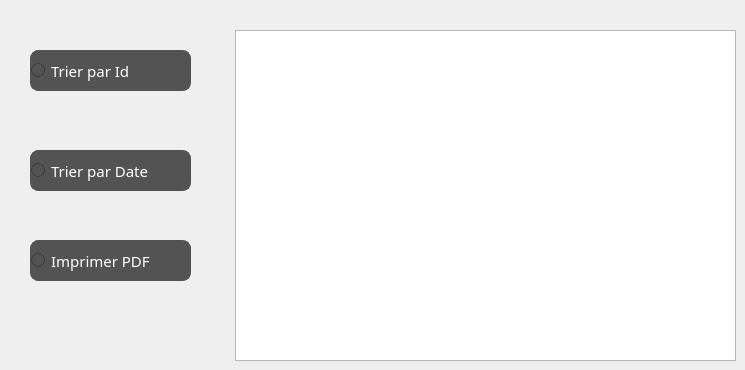
      <widget class="QWidget" name="tab_17">
       <attribute name="title">
        <string>Afficher Reservation</string>
       </attribute>
       <widget class="QTableView" name="tab_menu_2">
        <property name="geometry">
         <rect>
          <x>235</x>
          <y>30</y>
          <width>501</width>
          <height>331</height>
         </rect>
        </property>
        <property name="font">
         <font>
          <family>Segoe Print</family>
         </font>
        </property>
       </widget>
       <widget class="QRadioButton" name="trimenu_4">
        <property name="geometry">
         <rect>
          <x>30</x>
          <y>50</y>
          <width>161</width>
          <height>41</height>
         </rect>
        </property>
        <property name="font">
         <font>
          <family>Segoe Print</family>
          <pointsize>-1</pointsize>
         </font>
        </property>
        <property name="styleSheet">
         <string notr="true">QRadioButton {
color: #fff;
background:#535353;
border: none;
font-size:15px;
font-family:Segoe Print;
text-align: left;
border: 1px solid #535353;
border-radius: 8px;
}
QRadioButton:hover {
color:#fff;
background:#FF5733;
border: none;
text-align: left;
}
</string>
        </property>
        <property name="text">
         <string>Trier par Id</string>
        </property>
       </widget>
       <widget class="QRadioButton" name="trimenu_5">
        <property name="geometry">
         <rect>
          <x>30</x>
          <y>150</y>
          <width>161</width>
          <height>41</height>
         </rect>
        </property>
        <property name="styleSheet">
         <string notr="true">QRadioButton {
color: #fff;
background:#535353;
border: none;
font-size:15px;
font-family:Segoe Print;
text-align: left;
border: 1px solid #535353;
border-radius: 8px;
}
QRadioButton:hover {
color:#fff;
background:#FF5733;
border: none;
text-align: left;
}
</string>
        </property>
        <property name="text">
         <string>Trier par Date</string>
        </property>
       </widget>
       <widget class="QRadioButton" name="pdf_3">
        <property name="geometry">
         <rect>
          <x>30</x>
          <y>240</y>
          <width>161</width>
          <height>41</height>
         </rect>
        </property>
        <property name="styleSheet">
         <string notr="true">QRadioButton {
color: #fff;
background:#535353;
border: none;
font-size:15px;
font-family:Segoe Print;
text-align: left;
border: 1px solid #535353;
border-radius: 8px;
}
QRadioButton:hover {
color:#fff;
background:#FF5733;
border: none;
text-align: left;
}
</string>
        </property>
        <property name="text">
         <string>Imprimer PDF</string>
        </property>
       </widget>
      </widget>
